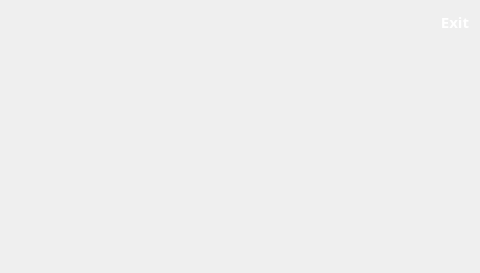
<?xml version="1.0" encoding="UTF-8"?>
<ui version="4.0">
 <class>MainWindow</class>
 <widget class="QMainWindow" name="MainWindow">
  <property name="geometry">
   <rect>
    <x>0</x>
    <y>0</y>
    <width>480</width>
    <height>273</height>
   </rect>
  </property>
  <property name="sizePolicy">
   <sizepolicy hsizetype="Fixed" vsizetype="Fixed">
    <horstretch>0</horstretch>
    <verstretch>0</verstretch>
   </sizepolicy>
  </property>
  <property name="windowTitle">
   <string>MainWindow</string>
  </property>
  <widget class="QWidget" name="centralwidget">
   <layout class="QGridLayout" name="gridLayout_2">
    <property name="leftMargin">
     <number>0</number>
    </property>
    <property name="topMargin">
     <number>0</number>
    </property>
    <property name="rightMargin">
     <number>0</number>
    </property>
    <property name="bottomMargin">
     <number>0</number>
    </property>
    <property name="spacing">
     <number>0</number>
    </property>
    <item row="0" column="0" colspan="5">
     <widget class="QWidget" name="widget" native="true">
      <property name="font">
       <font>
        <pointsize>1</pointsize>
       </font>
      </property>
      <property name="styleSheet">
       <string notr="true">background-image: url(:/title_background/png/title/rectangle.png);</string>
      </property>
      <property name="inputMethodHints">
       <set>Qt::ImhNone</set>
      </property>
      <layout class="QGridLayout" name="gridLayout">
       <property name="rightMargin">
        <number>5</number>
       </property>
       <property name="horizontalSpacing">
        <number>5</number>
       </property>
       <item row="0" column="0">
        <widget class="QLabel" name="logo">
         <property name="text">
          <string/>
         </property>
         <property name="pixmap">
          <pixmap resource="title.qrc">:/logo/png/title/logo.png</pixmap>
         </property>
         <property name="scaledContents">
          <bool>true</bool>
         </property>
        </widget>
       </item>
       <item row="0" column="1">
        <spacer name="horizontalSpacer">
         <property name="orientation">
          <enum>Qt::Horizontal</enum>
         </property>
         <property name="sizeType">
          <enum>QSizePolicy::MinimumExpanding</enum>
         </property>
         <property name="sizeHint" stdset="0">
          <size>
           <width>35</width>
           <height>20</height>
          </size>
         </property>
        </spacer>
       </item>
       <item row="0" column="2">
        <widget class="QToolButton" name="help">
         <property name="enabled">
          <bool>true</bool>
         </property>
         <property name="font">
          <font>
           <kerning>true</kerning>
          </font>
         </property>
         <property name="styleSheet">
          <string notr="true">QToolButton{background-color: transparent; border:0; color : white}</string>
         </property>
         <property name="inputMethodHints">
          <set>Qt::ImhNone</set>
         </property>
         <property name="icon">
          <iconset>
           <activeoff>:/help/png/title/spot-icons-help-inactive.png</activeoff>
           <activeon>:/help/png/title/spot-icons-help-active.png</activeon>
          </iconset>
         </property>
         <property name="iconSize">
          <size>
           <width>24</width>
           <height>18</height>
          </size>
         </property>
         <property name="checkable">
          <bool>true</bool>
         </property>
         <property name="popupMode">
          <enum>QToolButton::DelayedPopup</enum>
         </property>
         <property name="toolButtonStyle">
          <enum>Qt::ToolButtonIconOnly</enum>
         </property>
        </widget>
       </item>
       <item row="0" column="3">
        <widget class="QToolButton" name="wifi">
         <property name="enabled">
          <bool>true</bool>
         </property>
         <property name="styleSheet">
          <string notr="true">QToolButton{background-color: transparent; border:0; color : white}</string>
         </property>
         <property name="inputMethodHints">
          <set>Qt::ImhNone</set>
         </property>
         <property name="icon">
          <iconset>
           <activeoff>:/wifi/png/title/spot-icons-wifi-inactive.png</activeoff>
           <activeon>:/wifi/png/title/spot-icons-wifi-active.png</activeon>
          </iconset>
         </property>
         <property name="iconSize">
          <size>
           <width>24</width>
           <height>18</height>
          </size>
         </property>
         <property name="checkable">
          <bool>true</bool>
         </property>
         <property name="popupMode">
          <enum>QToolButton::InstantPopup</enum>
         </property>
         <property name="toolButtonStyle">
          <enum>Qt::ToolButtonIconOnly</enum>
         </property>
        </widget>
       </item>
       <item row="0" column="4">
        <widget class="QToolButton" name="volume">
         <property name="enabled">
          <bool>true</bool>
         </property>
         <property name="styleSheet">
          <string notr="true">QToolButton{background-color: transparent; border:0; color : white}</string>
         </property>
         <property name="inputMethodHints">
          <set>Qt::ImhNone</set>
         </property>
         <property name="icon">
          <iconset>
           <activeoff>:/sound/png/title/spot-icons-sound-inactive.png</activeoff>
           <activeon>:/sound/png/title/spot-icons-sound-active.png</activeon>
          </iconset>
         </property>
         <property name="iconSize">
          <size>
           <width>24</width>
           <height>18</height>
          </size>
         </property>
         <property name="checkable">
          <bool>true</bool>
         </property>
         <property name="popupMode">
          <enum>QToolButton::InstantPopup</enum>
         </property>
         <property name="toolButtonStyle">
          <enum>Qt::ToolButtonIconOnly</enum>
         </property>
        </widget>
       </item>
       <item row="0" column="5">
        <widget class="QToolButton" name="calendar">
         <property name="enabled">
          <bool>true</bool>
         </property>
         <property name="styleSheet">
          <string notr="true">QToolButton{background-color: transparent; border:0; color : white}</string>
         </property>
         <property name="inputMethodHints">
          <set>Qt::ImhNone</set>
         </property>
         <property name="icon">
          <iconset>
           <activeoff>:/calendar/png/title/spot-icons-calendar-inactive.png</activeoff>
           <activeon>:/calendar/png/title/spot-icons-calendar-active.png</activeon>
          </iconset>
         </property>
         <property name="iconSize">
          <size>
           <width>24</width>
           <height>18</height>
          </size>
         </property>
         <property name="checkable">
          <bool>true</bool>
         </property>
         <property name="popupMode">
          <enum>QToolButton::InstantPopup</enum>
         </property>
         <property name="toolButtonStyle">
          <enum>Qt::ToolButtonIconOnly</enum>
         </property>
        </widget>
       </item>
       <item row="0" column="6">
        <widget class="QToolButton" name="setting">
         <property name="enabled">
          <bool>true</bool>
         </property>
         <property name="styleSheet">
          <string notr="true">QToolButton{background-color: transparent; border:0; color : white}</string>
         </property>
         <property name="inputMethodHints">
          <set>Qt::ImhNone</set>
         </property>
         <property name="icon">
          <iconset>
           <activeoff>:/setting/png/title/spot-icons-settings-inactive.png</activeoff>
           <activeon>:/setting/png/title/spot-icons-settings-active.png</activeon>
          </iconset>
         </property>
         <property name="iconSize">
          <size>
           <width>24</width>
           <height>18</height>
          </size>
         </property>
         <property name="checkable">
          <bool>true</bool>
         </property>
         <property name="popupMode">
          <enum>QToolButton::InstantPopup</enum>
         </property>
         <property name="toolButtonStyle">
          <enum>Qt::ToolButtonIconOnly</enum>
         </property>
        </widget>
       </item>
       <item row="0" column="7">
        <widget class="QToolButton" name="quit">
         <property name="enabled">
          <bool>true</bool>
         </property>
         <property name="sizePolicy">
          <sizepolicy hsizetype="Preferred" vsizetype="Preferred">
           <horstretch>0</horstretch>
           <verstretch>0</verstretch>
          </sizepolicy>
         </property>
         <property name="font">
          <font>
           <family>Agency FB</family>
           <pointsize>11</pointsize>
           <weight>75</weight>
           <bold>true</bold>
           <kerning>false</kerning>
          </font>
         </property>
         <property name="styleSheet">
          <string notr="true">QToolButton{background-color: transparent; border:0; color : white}</string>
         </property>
         <property name="inputMethodHints">
          <set>Qt::ImhNone</set>
         </property>
         <property name="text">
          <string>Exit</string>
         </property>
         <property name="iconSize">
          <size>
           <width>24</width>
           <height>18</height>
          </size>
         </property>
         <property name="checkable">
          <bool>false</bool>
         </property>
         <property name="popupMode">
          <enum>QToolButton::InstantPopup</enum>
         </property>
         <property name="toolButtonStyle">
          <enum>Qt::ToolButtonIconOnly</enum>
         </property>
        </widget>
       </item>
      </layout>
     </widget>
    </item>
    <item row="1" column="0">
     <widget class="QStackedWidget" name="slot_1">
      <property name="sizePolicy">
       <sizepolicy hsizetype="Preferred" vsizetype="Preferred">
        <horstretch>0</horstretch>
        <verstretch>0</verstretch>
       </sizepolicy>
      </property>
      <property name="styleSheet">
       <string notr="true"/>
      </property>
      <property name="currentIndex">
       <number>0</number>
      </property>
      <widget class="QWidget" name="empty">
       <property name="styleSheet">
        <string notr="true">background-image: url(:/empty_slot/png/slot/spot-slot-empty.png);</string>
       </property>
      </widget>
      <widget class="QWidget" name="detecting">
       <property name="styleSheet">
        <string notr="true">background-image:url(:/slot_1/png/slot/slot_1/detecting 1.png);
</string>
       </property>
       <widget class="QPushButton" name="detecting_id">
        <property name="geometry">
         <rect>
          <x>0</x>
          <y>195</y>
          <width>96</width>
          <height>26</height>
         </rect>
        </property>
        <property name="font">
         <font>
          <pointsize>10</pointsize>
          <weight>75</weight>
          <bold>true</bold>
         </font>
        </property>
        <property name="styleSheet">
         <string notr="true">QPushButton{background-color: transparent; border:0; color : white}</string>
        </property>
        <property name="text">
         <string>La0000009</string>
        </property>
       </widget>
       <widget class="QPushButton" name="detecting_timer">
        <property name="geometry">
         <rect>
          <x>0</x>
          <y>132</y>
          <width>96</width>
          <height>21</height>
         </rect>
        </property>
        <property name="font">
         <font>
          <pointsize>10</pointsize>
          <weight>75</weight>
          <bold>true</bold>
         </font>
        </property>
        <property name="styleSheet">
         <string notr="true">QPushButton{background-color: transparent; border:0; color : white}</string>
        </property>
        <property name="text">
         <string>05:30</string>
        </property>
        <property name="default">
         <bool>false</bool>
        </property>
       </widget>
      </widget>
      <widget class="QWidget" name="warning">
       <property name="styleSheet">
        <string notr="true">background-image: url(:/slot_1/png/slot/slot_1/warning - 1.png);</string>
       </property>
       <widget class="QPushButton" name="warning_id">
        <property name="geometry">
         <rect>
          <x>0</x>
          <y>195</y>
          <width>96</width>
          <height>26</height>
         </rect>
        </property>
        <property name="font">
         <font>
          <pointsize>10</pointsize>
          <weight>75</weight>
          <bold>true</bold>
         </font>
        </property>
        <property name="styleSheet">
         <string notr="true">QPushButton{background-color: transparent; border:0; color : white}</string>
        </property>
        <property name="text">
         <string>La0000009</string>
        </property>
       </widget>
      </widget>
      <widget class="QWidget" name="positive">
       <property name="styleSheet">
        <string notr="true">background-image: url(:/slot_1/png/slot/slot_1/positive 1.png);</string>
       </property>
       <widget class="QPushButton" name="positive_id">
        <property name="geometry">
         <rect>
          <x>0</x>
          <y>195</y>
          <width>96</width>
          <height>26</height>
         </rect>
        </property>
        <property name="font">
         <font>
          <pointsize>10</pointsize>
          <weight>75</weight>
          <bold>true</bold>
         </font>
        </property>
        <property name="styleSheet">
         <string notr="true">QPushButton{background-color: transparent; border:0; color : white}</string>
        </property>
        <property name="text">
         <string>La0000009</string>
        </property>
       </widget>
      </widget>
      <widget class="QWidget" name="negative">
       <property name="styleSheet">
        <string notr="true">background-image: url(:/slot_1/png/slot/slot_1/negative - 1.png);</string>
       </property>
       <widget class="QPushButton" name="negative_id">
        <property name="geometry">
         <rect>
          <x>0</x>
          <y>195</y>
          <width>96</width>
          <height>26</height>
         </rect>
        </property>
        <property name="font">
         <font>
          <pointsize>10</pointsize>
          <weight>75</weight>
          <bold>true</bold>
         </font>
        </property>
        <property name="styleSheet">
         <string notr="true">QPushButton{background-color: transparent; border:0; color : white}</string>
        </property>
        <property name="text">
         <string>La0000009</string>
        </property>
       </widget>
      </widget>
      <widget class="QWidget" name="invalid">
       <property name="styleSheet">
        <string notr="true">QWidget{background-image:url(:/slot_1/png/slot/slot_1/invalid - 1.png);border:0px}</string>
       </property>
       <widget class="QPushButton" name="invalid_id">
        <property name="geometry">
         <rect>
          <x>0</x>
          <y>195</y>
          <width>96</width>
          <height>26</height>
         </rect>
        </property>
        <property name="font">
         <font>
          <pointsize>10</pointsize>
          <weight>75</weight>
          <bold>true</bold>
         </font>
        </property>
        <property name="styleSheet">
         <string notr="true">QPushButton{background-color: transparent; border:0; color : white}</string>
        </property>
        <property name="text">
         <string>La0000009</string>
        </property>
       </widget>
      </widget>
     </widget>
    </item>
    <item row="1" column="1">
     <widget class="QStackedWidget" name="slot_2">
      <property name="sizePolicy">
       <sizepolicy hsizetype="Preferred" vsizetype="Preferred">
        <horstretch>0</horstretch>
        <verstretch>0</verstretch>
       </sizepolicy>
      </property>
      <property name="styleSheet">
       <string notr="true"/>
      </property>
      <property name="currentIndex">
       <number>0</number>
      </property>
      <widget class="QWidget" name="empty_2">
       <property name="styleSheet">
        <string notr="true">background-image: url(:/empty_slot/png/slot/spot-slot-empty.png);</string>
       </property>
      </widget>
      <widget class="QWidget" name="detecting_2">
       <property name="styleSheet">
        <string notr="true">background-image:url(:/slot_2/png/slot/slot_2/detecting 2.png);
</string>
       </property>
       <widget class="QPushButton" name="detecting_id_2">
        <property name="geometry">
         <rect>
          <x>0</x>
          <y>195</y>
          <width>96</width>
          <height>26</height>
         </rect>
        </property>
        <property name="font">
         <font>
          <pointsize>10</pointsize>
          <weight>75</weight>
          <bold>true</bold>
         </font>
        </property>
        <property name="styleSheet">
         <string notr="true">QPushButton{background-color: transparent; border:0; color : white}</string>
        </property>
        <property name="text">
         <string>La0000009</string>
        </property>
       </widget>
       <widget class="QPushButton" name="detecting_timer_2">
        <property name="geometry">
         <rect>
          <x>0</x>
          <y>132</y>
          <width>96</width>
          <height>21</height>
         </rect>
        </property>
        <property name="font">
         <font>
          <pointsize>10</pointsize>
          <weight>75</weight>
          <bold>true</bold>
         </font>
        </property>
        <property name="styleSheet">
         <string notr="true">QPushButton{background-color: transparent; border:0; color : white}</string>
        </property>
        <property name="text">
         <string>05:30</string>
        </property>
        <property name="default">
         <bool>false</bool>
        </property>
       </widget>
      </widget>
      <widget class="QWidget" name="warning_2">
       <property name="styleSheet">
        <string notr="true">background-image: url(:/slot_2/png/slot/slot_2/warning - 2.png);</string>
       </property>
       <widget class="QPushButton" name="warning_id_2">
        <property name="geometry">
         <rect>
          <x>0</x>
          <y>195</y>
          <width>96</width>
          <height>26</height>
         </rect>
        </property>
        <property name="font">
         <font>
          <pointsize>10</pointsize>
          <weight>75</weight>
          <bold>true</bold>
         </font>
        </property>
        <property name="styleSheet">
         <string notr="true">QPushButton{background-color: transparent; border:0; color : white}</string>
        </property>
        <property name="text">
         <string>La0000009</string>
        </property>
       </widget>
      </widget>
      <widget class="QWidget" name="positive_2">
       <property name="styleSheet">
        <string notr="true">background-image: url(:/slot_2/png/slot/slot_2/positive 2.png);</string>
       </property>
       <widget class="QPushButton" name="positive_id_2">
        <property name="geometry">
         <rect>
          <x>0</x>
          <y>195</y>
          <width>96</width>
          <height>26</height>
         </rect>
        </property>
        <property name="font">
         <font>
          <pointsize>10</pointsize>
          <weight>75</weight>
          <bold>true</bold>
         </font>
        </property>
        <property name="styleSheet">
         <string notr="true">QPushButton{background-color: transparent; border:0; color : white}</string>
        </property>
        <property name="text">
         <string>La0000009</string>
        </property>
       </widget>
      </widget>
      <widget class="QWidget" name="negative_2">
       <property name="styleSheet">
        <string notr="true">background-image: url(:/slot_2/png/slot/slot_2/negative - 2.png);</string>
       </property>
       <widget class="QPushButton" name="negative_id_2">
        <property name="geometry">
         <rect>
          <x>0</x>
          <y>195</y>
          <width>96</width>
          <height>26</height>
         </rect>
        </property>
        <property name="font">
         <font>
          <pointsize>10</pointsize>
          <weight>75</weight>
          <bold>true</bold>
         </font>
        </property>
        <property name="styleSheet">
         <string notr="true">QPushButton{background-color: transparent; border:0; color : white}</string>
        </property>
        <property name="text">
         <string>La0000009</string>
        </property>
       </widget>
      </widget>
      <widget class="QWidget" name="invalid_2">
       <property name="styleSheet">
        <string notr="true">QWidget{background-image:url(:/slot_2/png/slot/slot_2/invalid - 2.png);border:0px}</string>
       </property>
       <widget class="QPushButton" name="invalid_id_2">
        <property name="geometry">
         <rect>
          <x>0</x>
          <y>195</y>
          <width>96</width>
          <height>26</height>
         </rect>
        </property>
        <property name="font">
         <font>
          <pointsize>10</pointsize>
          <weight>75</weight>
          <bold>true</bold>
         </font>
        </property>
        <property name="styleSheet">
         <string notr="true">QPushButton{background-color: transparent; border:0; color : white}</string>
        </property>
        <property name="text">
         <string>La0000009</string>
        </property>
       </widget>
      </widget>
     </widget>
    </item>
    <item row="1" column="2">
     <widget class="QStackedWidget" name="slot_3">
      <property name="sizePolicy">
       <sizepolicy hsizetype="Preferred" vsizetype="Preferred">
        <horstretch>0</horstretch>
        <verstretch>0</verstretch>
       </sizepolicy>
      </property>
      <property name="styleSheet">
       <string notr="true"/>
      </property>
      <property name="currentIndex">
       <number>0</number>
      </property>
      <widget class="QWidget" name="empty_3">
       <property name="styleSheet">
        <string notr="true">background-image: url(:/empty_slot/png/slot/spot-slot-empty.png);</string>
       </property>
      </widget>
      <widget class="QWidget" name="detecting_3">
       <property name="styleSheet">
        <string notr="true">background-image:url(:/slot_3/png/slot/slot_3/detecting 3.png);
</string>
       </property>
       <widget class="QPushButton" name="detecting_id_3">
        <property name="geometry">
         <rect>
          <x>0</x>
          <y>195</y>
          <width>96</width>
          <height>26</height>
         </rect>
        </property>
        <property name="font">
         <font>
          <pointsize>10</pointsize>
          <weight>75</weight>
          <bold>true</bold>
         </font>
        </property>
        <property name="styleSheet">
         <string notr="true">QPushButton{background-color: transparent; border:0; color : white}</string>
        </property>
        <property name="text">
         <string>La0000009</string>
        </property>
       </widget>
       <widget class="QPushButton" name="detecting_timer_3">
        <property name="geometry">
         <rect>
          <x>0</x>
          <y>132</y>
          <width>96</width>
          <height>21</height>
         </rect>
        </property>
        <property name="font">
         <font>
          <pointsize>10</pointsize>
          <weight>75</weight>
          <bold>true</bold>
         </font>
        </property>
        <property name="styleSheet">
         <string notr="true">QPushButton{background-color: transparent; border:0; color : white}</string>
        </property>
        <property name="text">
         <string>05:30</string>
        </property>
        <property name="default">
         <bool>false</bool>
        </property>
       </widget>
      </widget>
      <widget class="QWidget" name="warning_3">
       <property name="styleSheet">
        <string notr="true">background-image: url(:/slot_3/png/slot/slot_3/warning - 3.png);</string>
       </property>
       <widget class="QPushButton" name="warning_id_3">
        <property name="geometry">
         <rect>
          <x>0</x>
          <y>195</y>
          <width>96</width>
          <height>26</height>
         </rect>
        </property>
        <property name="font">
         <font>
          <pointsize>10</pointsize>
          <weight>75</weight>
          <bold>true</bold>
         </font>
        </property>
        <property name="styleSheet">
         <string notr="true">QPushButton{background-color: transparent; border:0; color : white}</string>
        </property>
        <property name="text">
         <string>La0000009</string>
        </property>
       </widget>
      </widget>
      <widget class="QWidget" name="positive_3">
       <property name="styleSheet">
        <string notr="true">background-image: url(:/slot_3/png/slot/slot_3/positive 3.png);</string>
       </property>
       <widget class="QPushButton" name="positive_id_3">
        <property name="geometry">
         <rect>
          <x>0</x>
          <y>195</y>
          <width>96</width>
          <height>26</height>
         </rect>
        </property>
        <property name="font">
         <font>
          <pointsize>10</pointsize>
          <weight>75</weight>
          <bold>true</bold>
         </font>
        </property>
        <property name="styleSheet">
         <string notr="true">QPushButton{background-color: transparent; border:0; color : white}</string>
        </property>
        <property name="text">
         <string>La0000009</string>
        </property>
       </widget>
      </widget>
      <widget class="QWidget" name="negative_3">
       <property name="styleSheet">
        <string notr="true">background-image: url(:/slot_3/png/slot/slot_3/negative - 3.png);</string>
       </property>
       <widget class="QPushButton" name="negative_id_3">
        <property name="geometry">
         <rect>
          <x>0</x>
          <y>195</y>
          <width>96</width>
          <height>26</height>
         </rect>
        </property>
        <property name="font">
         <font>
          <pointsize>10</pointsize>
          <weight>75</weight>
          <bold>true</bold>
         </font>
        </property>
        <property name="styleSheet">
         <string notr="true">QPushButton{background-color: transparent; border:0; color : white}</string>
        </property>
        <property name="text">
         <string>La0000009</string>
        </property>
       </widget>
      </widget>
      <widget class="QWidget" name="invalid_3">
       <property name="styleSheet">
        <string notr="true">QWidget{background-image:url(:/slot_3/png/slot/slot_3/invalid - 3.png);border:0px}</string>
       </property>
       <widget class="QPushButton" name="invalid_id_3">
        <property name="geometry">
         <rect>
          <x>0</x>
          <y>195</y>
          <width>96</width>
          <height>26</height>
         </rect>
        </property>
        <property name="font">
         <font>
          <pointsize>10</pointsize>
          <weight>75</weight>
          <bold>true</bold>
         </font>
        </property>
        <property name="styleSheet">
         <string notr="true">QPushButton{background-color: transparent; border:0; color : white}</string>
        </property>
        <property name="text">
         <string>La0000009</string>
        </property>
       </widget>
      </widget>
     </widget>
    </item>
    <item row="1" column="3">
     <widget class="QStackedWidget" name="slot_4">
      <property name="sizePolicy">
       <sizepolicy hsizetype="Preferred" vsizetype="Preferred">
        <horstretch>0</horstretch>
        <verstretch>0</verstretch>
       </sizepolicy>
      </property>
      <property name="styleSheet">
       <string notr="true"/>
      </property>
      <property name="currentIndex">
       <number>0</number>
      </property>
      <widget class="QWidget" name="empty_4">
       <property name="styleSheet">
        <string notr="true">background-image: url(:/empty_slot/png/slot/spot-slot-empty.png);</string>
       </property>
      </widget>
      <widget class="QWidget" name="detecting_4">
       <property name="styleSheet">
        <string notr="true">background-image:url(:/slot_4/png/slot/slot_4/detecting 4.png);
</string>
       </property>
       <widget class="QPushButton" name="detecting_id_4">
        <property name="geometry">
         <rect>
          <x>0</x>
          <y>195</y>
          <width>96</width>
          <height>26</height>
         </rect>
        </property>
        <property name="font">
         <font>
          <pointsize>10</pointsize>
          <weight>75</weight>
          <bold>true</bold>
         </font>
        </property>
        <property name="styleSheet">
         <string notr="true">QPushButton{background-color: transparent; border:0; color : white}</string>
        </property>
        <property name="text">
         <string>La0000009</string>
        </property>
       </widget>
       <widget class="QPushButton" name="detecting_timer_4">
        <property name="geometry">
         <rect>
          <x>0</x>
          <y>132</y>
          <width>96</width>
          <height>21</height>
         </rect>
        </property>
        <property name="font">
         <font>
          <pointsize>10</pointsize>
          <weight>75</weight>
          <bold>true</bold>
         </font>
        </property>
        <property name="styleSheet">
         <string notr="true">QPushButton{background-color: transparent; border:0; color : white}</string>
        </property>
        <property name="text">
         <string>05:30</string>
        </property>
        <property name="default">
         <bool>false</bool>
        </property>
       </widget>
      </widget>
      <widget class="QWidget" name="warning_4">
       <property name="styleSheet">
        <string notr="true">background-image: url(:/slot_4/png/slot/slot_4/warning - 4.png);</string>
       </property>
       <widget class="QPushButton" name="warning_id_4">
        <property name="geometry">
         <rect>
          <x>0</x>
          <y>195</y>
          <width>96</width>
          <height>26</height>
         </rect>
        </property>
        <property name="font">
         <font>
          <pointsize>10</pointsize>
          <weight>75</weight>
          <bold>true</bold>
         </font>
        </property>
        <property name="styleSheet">
         <string notr="true">QPushButton{background-color: transparent; border:0; color : white}</string>
        </property>
        <property name="text">
         <string>La0000009</string>
        </property>
       </widget>
      </widget>
      <widget class="QWidget" name="positive_4">
       <property name="styleSheet">
        <string notr="true">background-image: url(:/slot_4/png/slot/slot_4/positive 4.png);</string>
       </property>
       <widget class="QPushButton" name="positive_id_4">
        <property name="geometry">
         <rect>
          <x>0</x>
          <y>195</y>
          <width>96</width>
          <height>26</height>
         </rect>
        </property>
        <property name="font">
         <font>
          <pointsize>10</pointsize>
          <weight>75</weight>
          <bold>true</bold>
         </font>
        </property>
        <property name="styleSheet">
         <string notr="true">QPushButton{background-color: transparent; border:0; color : white}</string>
        </property>
        <property name="text">
         <string>La0000009</string>
        </property>
       </widget>
      </widget>
      <widget class="QWidget" name="negative_4">
       <property name="styleSheet">
        <string notr="true">background-image: url(:/slot_4/png/slot/slot_4/negative - 4.png);</string>
       </property>
       <widget class="QPushButton" name="negative_id_4">
        <property name="geometry">
         <rect>
          <x>0</x>
          <y>195</y>
          <width>96</width>
          <height>26</height>
         </rect>
        </property>
        <property name="font">
         <font>
          <pointsize>10</pointsize>
          <weight>75</weight>
          <bold>true</bold>
         </font>
        </property>
        <property name="styleSheet">
         <string notr="true">QPushButton{background-color: transparent; border:0; color : white}</string>
        </property>
        <property name="text">
         <string>La0000009</string>
        </property>
       </widget>
      </widget>
      <widget class="QWidget" name="invalid_4">
       <property name="styleSheet">
        <string notr="true">QWidget{background-image:url(:/slot_4/png/slot/slot_4/invalid - 4.png);border:0px}</string>
       </property>
       <widget class="QPushButton" name="invalid_id_4">
        <property name="geometry">
         <rect>
          <x>0</x>
          <y>195</y>
          <width>96</width>
          <height>26</height>
         </rect>
        </property>
        <property name="font">
         <font>
          <pointsize>10</pointsize>
          <weight>75</weight>
          <bold>true</bold>
         </font>
        </property>
        <property name="styleSheet">
         <string notr="true">QPushButton{background-color: transparent; border:0; color : white}</string>
        </property>
        <property name="text">
         <string>La0000009</string>
        </property>
       </widget>
      </widget>
     </widget>
    </item>
    <item row="1" column="4">
     <widget class="QStackedWidget" name="slot_5">
      <property name="sizePolicy">
       <sizepolicy hsizetype="Preferred" vsizetype="Preferred">
        <horstretch>0</horstretch>
        <verstretch>0</verstretch>
       </sizepolicy>
      </property>
      <property name="styleSheet">
       <string notr="true"/>
      </property>
      <property name="currentIndex">
       <number>0</number>
      </property>
      <widget class="QWidget" name="empty_5">
       <property name="styleSheet">
        <string notr="true">background-image: url(:/empty_slot/png/slot/spot-slot-empty.png);</string>
       </property>
      </widget>
      <widget class="QWidget" name="detecting_5">
       <property name="styleSheet">
        <string notr="true">background-image:url(:/slot_5/png/slot/slot_5/detecting 5.png);
</string>
       </property>
       <widget class="QPushButton" name="detecting_id_5">
        <property name="geometry">
         <rect>
          <x>0</x>
          <y>195</y>
          <width>96</width>
          <height>26</height>
         </rect>
        </property>
        <property name="font">
         <font>
          <pointsize>10</pointsize>
          <weight>75</weight>
          <bold>true</bold>
         </font>
        </property>
        <property name="styleSheet">
         <string notr="true">QPushButton{background-color: transparent; border:0; color : white}</string>
        </property>
        <property name="text">
         <string>La0000009</string>
        </property>
       </widget>
       <widget class="QPushButton" name="detecting_timer_5">
        <property name="geometry">
         <rect>
          <x>0</x>
          <y>132</y>
          <width>96</width>
          <height>21</height>
         </rect>
        </property>
        <property name="font">
         <font>
          <pointsize>10</pointsize>
          <weight>75</weight>
          <bold>true</bold>
         </font>
        </property>
        <property name="styleSheet">
         <string notr="true">QPushButton{background-color: transparent; border:0; color : white}</string>
        </property>
        <property name="text">
         <string>05:30</string>
        </property>
        <property name="default">
         <bool>false</bool>
        </property>
       </widget>
      </widget>
      <widget class="QWidget" name="warning_5">
       <property name="styleSheet">
        <string notr="true">background-image: url(:/slot_5/png/slot/slot_5/warning - 5.png);</string>
       </property>
       <widget class="QPushButton" name="warning_id_5">
        <property name="geometry">
         <rect>
          <x>0</x>
          <y>195</y>
          <width>96</width>
          <height>26</height>
         </rect>
        </property>
        <property name="font">
         <font>
          <pointsize>10</pointsize>
          <weight>75</weight>
          <bold>true</bold>
         </font>
        </property>
        <property name="styleSheet">
         <string notr="true">QPushButton{background-color: transparent; border:0; color : white}</string>
        </property>
        <property name="text">
         <string>La0000009</string>
        </property>
       </widget>
      </widget>
      <widget class="QWidget" name="positive_5">
       <property name="styleSheet">
        <string notr="true">background-image: url(:/slot_5/png/slot/slot_5/positive 5.png);</string>
       </property>
       <widget class="QPushButton" name="positive_id_5">
        <property name="geometry">
         <rect>
          <x>0</x>
          <y>195</y>
          <width>96</width>
          <height>26</height>
         </rect>
        </property>
        <property name="font">
         <font>
          <pointsize>10</pointsize>
          <weight>75</weight>
          <bold>true</bold>
         </font>
        </property>
        <property name="styleSheet">
         <string notr="true">QPushButton{background-color: transparent; border:0; color : white}</string>
        </property>
        <property name="text">
         <string>La0000009</string>
        </property>
       </widget>
      </widget>
      <widget class="QWidget" name="negative_5">
       <property name="styleSheet">
        <string notr="true">background-image: url(:/slot_5/png/slot/slot_5/negative - 5.png);</string>
       </property>
       <widget class="QPushButton" name="negative_id_5">
        <property name="geometry">
         <rect>
          <x>0</x>
          <y>195</y>
          <width>96</width>
          <height>26</height>
         </rect>
        </property>
        <property name="font">
         <font>
          <pointsize>10</pointsize>
          <weight>75</weight>
          <bold>true</bold>
         </font>
        </property>
        <property name="styleSheet">
         <string notr="true">QPushButton{background-color: transparent; border:0; color : white}</string>
        </property>
        <property name="text">
         <string>La0000009</string>
        </property>
       </widget>
      </widget>
      <widget class="QWidget" name="invalid_5">
       <property name="styleSheet">
        <string notr="true">QWidget{background-image:url(:/slot_5/png/slot/slot_5/invalid - 5.png);border:0px}</string>
       </property>
       <widget class="QPushButton" name="invalid_id_5">
        <property name="geometry">
         <rect>
          <x>0</x>
          <y>195</y>
          <width>96</width>
          <height>26</height>
         </rect>
        </property>
        <property name="font">
         <font>
          <pointsize>10</pointsize>
          <weight>75</weight>
          <bold>true</bold>
         </font>
        </property>
        <property name="styleSheet">
         <string notr="true">QPushButton{background-color: transparent; border:0; color : white}</string>
        </property>
        <property name="text">
         <string>La0000009</string>
        </property>
       </widget>
      </widget>
     </widget>
    </item>
   </layout>
  </widget>
 </widget>
 <resources>
  <include location="title.qrc"/>
 </resources>
 <connections/>
</ui>
